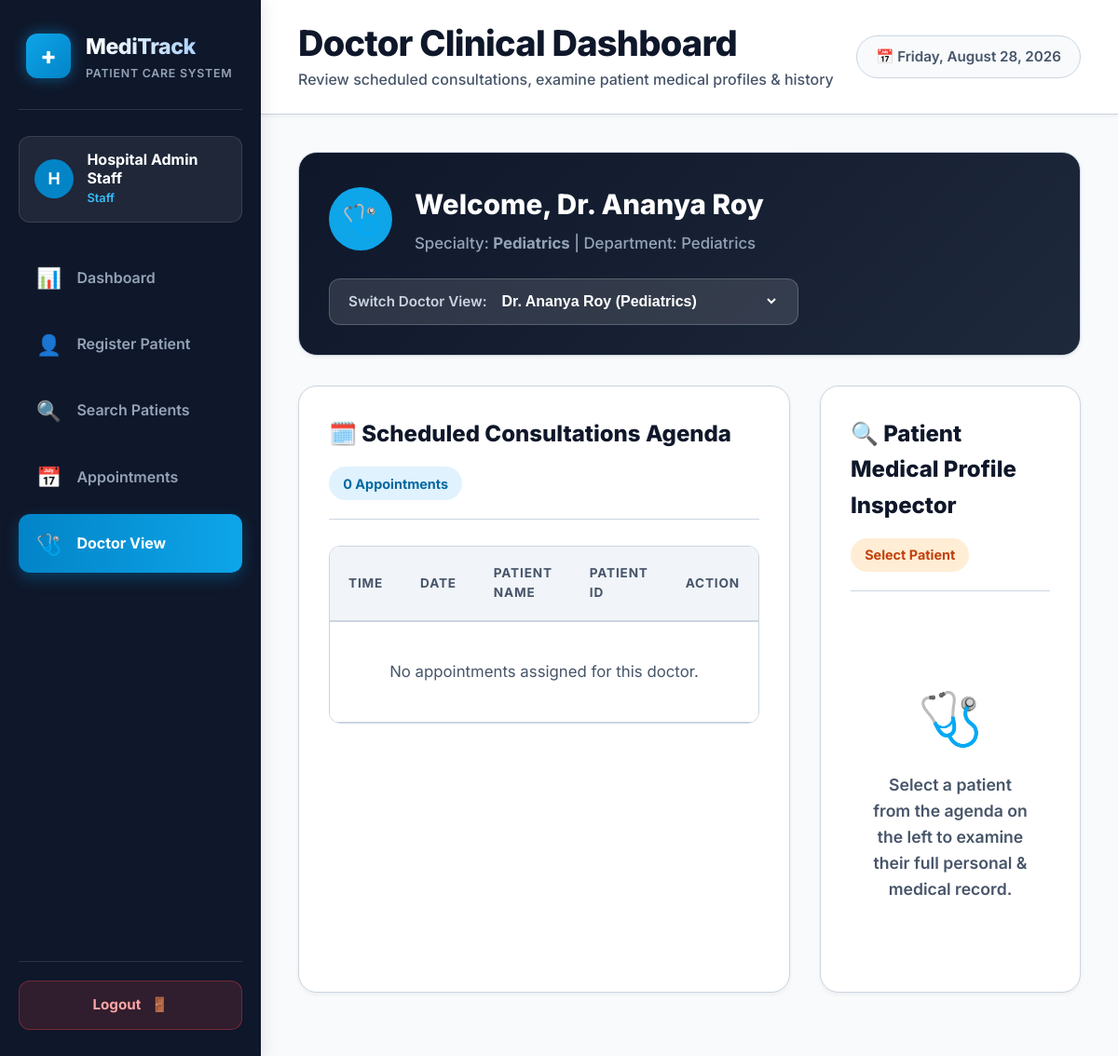
Screenshot of /doctor (signed in) with the database file from the repository.
### tables this page shows
CREATE TABLE doctors (
    doctor_id TEXT PRIMARY KEY, -- e.g. DOC001
    name TEXT NOT NULL,
    specialty TEXT NOT NULL,
    email TEXT NOT NULL,
    phone TEXT NOT NULL,
    department TEXT NOT NULL
);

### app.py (the view)
@app.route('/doctor')
@login_required
def doctor_view():
    conn = get_db()
    cursor = conn.cursor()
    cursor.execute("SELECT * FROM doctors ORDER BY name ASC;")
    all_doctors = cursor.fetchall()
    selected_doc_id = request.args.get('doctor_id')
    if not selected_doc_id:
        if session.get('user') and session['user']['role'] == 'doctor' and session['user']['associated_id']:
            selected_doc_id = session['user']['associated_id']
        elif all_doctors:
            selected_doc_id = all_doctors[0]['doctor_id']
    cursor.execute("SELECT * FROM doctors WHERE doctor_id = ?", (selected_doc_id,))
    current_doctor = cursor.fetchone()
    cursor.execute("""
        SELECT a.*, p.full_name as patient_name
        FROM appointments a
        JOIN patients p ON a.patient_id = p.patient_id
        WHERE a.doctor_id = ?
        ORDER BY a.appointment_date DESC, a.appointment_time ASC;
    """, (selected_doc_id,))
    doctor_appointments = cursor.fetchall()
    selected_patient = None
    patient_medical_profile = None
    selected_pat_id = request.args.get('patient_id')
    if not selected_pat_id and doctor_appointments:
        selected_pat_id = doctor_appointments[0]['patient_id']
    if selected_pat_id:
        cursor.execute("SELECT * FROM patients WHERE patient_id = ?", (selected_pat_id,))
        selected_patient = cursor.fetchone()
        cursor.execute("SELECT * FROM patient_profiles WHERE patient_id = ?", (selected_pat_id,))
        patient_medical_profile = cursor.fetchone()
    conn.close()
    return render_template(
        'doctor.html',
        all_doctors=all_doctors,
        current_doctor=current_doctor,
        selected_doc_id=selected_doc_id,
        doctor_appointments=doctor_appointments,
        selected_patient=selected_patient,
        patient_medical_profile=patient_medical_profile,
        active_page='doctor'
    )

### app.py (called while the page is built)
@app.context_processor
def inject_global_vars():
    today = date.today()
    return {
        'current_date_display': today.strftime('%A, %B %d, %Y'),
        'today_str': today.strftime('%Y-%m-%d')
    }

def login_required(f):
    from functools import wraps
    @wraps(f)
    def decorated_function(*args, **kwargs):
        if 'user' not in session:
            flash("Please log in to access MediTrack.", "info")
            return redirect(url_for('login'))
        return f(*args, **kwargs)
    return decorated_function

### database/db.py (called while the page is built)
def get_db():
    conn = sqlite3.connect(DB_PATH)
    conn.row_factory = sqlite3.Row
    conn.execute("PRAGMA foreign_keys = ON;")
    return conn

### templates/doctor.html (shortened to what this page needs)
{% extends "base.html" %}
{% block page_title %}Doctor Clinical Dashboard{% endblock %}
{% block page_subtitle %}Review scheduled consultations, examine patient medical profiles & history{% endblock %}
{% block content %}
<div class="card" style="background: linear-gradient(135deg, #0f172a, #1e293b); color:white; margin-bottom:2rem; padding:2rem;">
  <div style="display:flex; align-items:center; justify-content:space-between; flex-wrap:wrap; gap:1.5rem;">
    <div style="display:flex; align-items:center; gap:1.5rem;">
      <div style="width:68px; height:68px; background-color:var(--secondary); color:white; border-radius:var(--radius-full); display:flex; align-items:center; justify-content:center; font-size:2rem; font-weight:800; flex-shrink:0;">
        🩺
      </div>
      <div>
        <h2 style="font-size: clamp(1.5rem, 2.5vw, 1.85rem); font-weight:800; color:#fff;">Welcome, {{ current_doctor.name if current_doctor else 'Attending Physician' }}</h2>
        <p style="font-size:1.05rem; color:#94a3b8; margin-top:0.25rem; font-weight:500;">
          Specialty: <strong>{{ current_doctor.specialty if current_doctor else 'General Medicine' }}</strong> | Department: {{ current_doctor.department if current_doctor else 'Clinical Care' }}
        </p>
      </div>
    </div>
    <div style="display:flex; align-items:center; gap:0.75rem; background:rgba(255,255,255,0.12); padding:0.75rem 1.25rem; border-radius:var(--radius-md); border:1px solid rgba(255,255,255,0.2);">
      <span style="font-size:0.95rem; color:#cbd5e1; font-weight:600;">Switch Doctor View:</span>
      <select onchange="location.href='?doctor_id=' + this.value;" style="background:none; color:white; border:none; font-weight:700; font-size:1rem; cursor:pointer; outline:none;">
        {% for doc in all_doctors %}
        <option value="{{ doc.doctor_id }}" {% if selected_doc_id == doc.doctor_id %}selected{% endif %} style="color:black;">
          {{ doc.name }} ({{ doc.specialty }})
        </option>
        {% endfor %}
      </select>
    </div>
  </div>
</div>
<div class="profile-grid">
  <div class="card">
    <div class="card-header">
      <h3 class="card-title">🗓️ Scheduled Consultations Agenda</h3>
      <span class="badge badge-blue" style="font-size:0.9rem; padding:0.4rem 0.95rem;">{{ doctor_appointments | length }} Appointments</span>
    </div>
    <div class="table-responsive">
      <table class="data-table">
        <thead>
          <tr>
            <th>Time</th>
            <th>Date</th>
            <th>Patient Name</th>
            <th>Patient ID</th>
            <th>Action</th>
          </tr>
        </thead>
        <tbody>
          {% for appt in doctor_appointments %}
          <tr {% if selected_patient and selected_patient.patient_id == appt.patient_id %}style="background-color:#e0f2fe;"{% endif %}>
            <td><span class="badge badge-orange">{{ appt.appointment_time }}</span></td>
            <td><strong style="font-size:0.95rem;">{{ appt.appointment_date }}</strong></td>
            <td><strong>{{ appt.patient_name }}</strong></td>
            <td><span class="badge badge-blue">{{ appt.patient_id }}</span></td>
            <td>
              <a href="?doctor_id={{ selected_doc_id }}&patient_id={{ appt.patient_id }}" class="btn btn-primary" style="min-height:38px; padding:0.4rem 0.85rem; font-size:0.875rem;">
                Examine Record ➔
              </a>
            </td>
          </tr>
          {% else %}
          <tr>
            <td colspan="5" style="text-align:center; padding:2.5rem; color:var(--text-muted);">No appointments assigned for this doctor.</td>
          </tr>
          {% endfor %}
        </tbody>
      </table>
    </div>
  </div>
  <div class="card">
    <div class="card-header">
      <h3 class="card-title">🔍 Patient Medical Profile Inspector</h3>
      {% if selected_patient %}
      <span class="badge badge-green" style="font-size:0.9rem; padding:0.4rem 0.95rem;">{{ selected_patient.patient_id }} Selected</span>
      {% else %}
      <span class="badge badge-orange" style="font-size:0.9rem; padding:0.4rem 0.95rem;">Select Patient</span>
      {% endif %}
    </div>
    {% if selected_patient %}
    <div style="background-color:#f8fafc; border:1px solid var(--border-color); border-radius:var(--radius-md); padding:1.5rem; margin-bottom:1.5rem;">
      <div style="display:flex; justify-content:space-between; align-items:center; border-bottom:1px solid var(--border-color); padding-bottom:1rem; margin-bottom:1rem; flex-wrap:wrap; gap:1rem;">
        <div>
          <h4 style="font-size:1.35rem; font-weight:800; color:var(--text-main);">{{ selected_patient.full_name }}</h4>
          <span style="font-size:0.95rem; color:var(--text-muted); font-weight:600;">{{ selected_patient.age }} yrs • {{ selected_patient.gender }} • Date of Birth: {{ selected_patient.date_of_birth }}</span>
        </div>
        <a href="{{ url_for('patient_profile', patient_id=selected_patient.patient_id) }}" class="btn btn-secondary" style="min-height:42px; font-size:0.95rem;">Edit Profile</a>
      </div>
      <div class="form-grid" style="grid-template-columns: 1fr 1fr;">
        <div class="field-pair">
          <span class="field-label">Phone</span>
          <span class="field-value">{{ selected_patient.phone }}</span>
        </div>
        <div class="field-pair">
          <span class="field-label">Email</span>
          <span class="field-value">{{ selected_patient.email }}</span>
        </div>
      </div>
    </div>
    {% if patient_medical_profile %}
    <div style="display:flex; flex-direction:column; gap:1.1rem;">
      <div class="field-pair">
        <span class="field-label">Blood Group</span>
        <span class="field-value"><span class="badge badge-red" style="font-size:0.95rem;">{{ patient_medical_profile.blood_group }}</span></span>
      </div>
      <div class="field-pair" style="background:#fee2e2; padding:0.9rem 1.15rem; border-radius:var(--radius-md); border:1px solid #fca5a5;">
        <span class="field-label" style="color:#991b1b; font-weight:800;">⚠️ Known Allergies</span>
        <span class="field-value" style="color:#7f1d1d; font-weight:800; font-size:1.15rem;">{{ patient_medical_profile.allergies }}</span>
      </div>
      <div class="field-pair">
        <span class="field-label">Existing Chronic Diseases</span>
        <span class="field-value" style="font-weight:700;">{{ patient_medical_profile.existing_diseases }}</span>
      </div>
      <div class="field-pair">
        <span class="field-label">Previous Medical & Surgical History</span>
        <span class="field-value">{{ patient_medical_profile.medical_history }}</span>
      </div>
      <div class="field-pair">
        <span class="field-label">Current Medications & Dosage</span>
        <span class="field-value" style="color:var(--primary); font-weight:800; font-size:1.15rem;">{{ patient_medical_profile.current_medications }}</span>
      </div>
      <div class="field-pair">
        <span class="field-label">Emergency Contact Person</span>
        <span class="field-value">{{ patient_medical_profile.emergency_name }} ({{ patient_medical_profile.emergency_phone }})</span>
      </div>
      <div class="field-pair">
        <span class="field-label">Insurance Policy</span>
        <span class="field-value">{{ patient_medical_profile.insurance_details }}</span>
      </div>
    </div>
    {% else %}
    <div class="alert alert-info">
      No medical profile on record for {{ selected_patient.full_name }}.
    </div>
    {% endif %}
    {% else %}
    <div style="text-align:center; padding:4rem 1.5rem; color:var(--text-muted);">
      <div style="font-size:3.5rem; margin-bottom:0.75rem;">🩺</div>
      <p style="font-size:1.1rem; font-weight:600;">Select a patient from the agenda on the left to examine their full personal & medical record.</p>
    </div>
    {% endif %}
  </div>
</div>
{% endblock %}

### static/css/style.css (style rules this page uses)
:root { --primary: #0284c7; --primary-hover: #0369a1; --primary-light: #e0f2fe; --primary-dark: #0c4a6e; --secondary: #0ea5e9; --accent: #14b8a6; --bg-main: #f8fafc; --bg-card: #ffffff; --bg-sidebar: #0f172a; --text-main: #0f172a; --text-muted: #475569; --text-light: #94a3b8; --text-white: #ffffff; --border-color: #cbd5e1; --border-focus: #0284c7; --status-available-bg: #dcfce7; --status-available-text: #15803d; --status-available-border: #86efac; --status-booked-bg: #fee2e2; --status-booked-text: #b91c1c; --status-booked-border: #fca5a5; --shadow-sm: 0 2px 4px 0 rgb(0 0 0 / 0.05); --shadow-md: 0 6px 12px -2px rgb(0 0 0 / 0.08), 0 3px 6px -3px rgb(0 0 0 / 0.08); --shadow-lg: 0 12px 24px -4px rgb(0 0 0 / 0.12), 0 6px 12px -6px rgb(0 0 0 / 0.12); --radius-sm: 8px; --radius-md: 12px; --radius-lg: 20px; --radius-full: 9999px; --transition: all 0.2s ease-in-out; }
* { box-sizing: border-box; margin: 0; padding: 0; }
body { font-family: 'Inter', system-ui, -apple-system, sans-serif; background-color: var(--bg-main); color: var(--text-main); font-size: clamp(16px, 1.1vw, 18px); line-height: 1.6; min-height: 100vh; display: flex; -webkit-font-smoothing: antialiased; }
.card { background: var(--bg-card); border: 1px solid var(--border-color); border-radius: var(--radius-lg); padding: 2rem; box-shadow: var(--shadow-sm); transition: var(--transition); margin-bottom: 2rem; }
.card-header { display: flex; align-items: center; justify-content: space-between; padding-bottom: 1.25rem; border-bottom: 1px solid var(--border-color); margin-bottom: 1.75rem; flex-wrap: wrap; gap: 1rem; }
.card-title { font-size: clamp(20px, 2vw, 24px); font-weight: 800; color: var(--text-main); display: flex; align-items: center; gap: 0.65rem; }
.table-responsive { width: 100%; overflow-x: auto; border-radius: var(--radius-md); border: 1px solid var(--border-color); }
.data-table { width: 100%; border-collapse: collapse; text-align: left; font-size: 1.05rem; }
.data-table th { background-color: #f1f5f9; color: var(--text-muted); font-weight: 700; padding: 1.1rem 1.25rem; border-bottom: 2px solid var(--border-color); text-transform: uppercase; font-size: 0.85rem; letter-spacing: 0.06em; }
.data-table td { padding: 1.15rem 1.25rem; border-bottom: 1px solid var(--border-color); color: var(--text-main); background-color: white; vertical-align: middle; }
.badge { display: inline-flex; align-items: center; gap: 0.35rem; padding: 0.4rem 0.95rem; border-radius: var(--radius-full); font-size: 0.875rem; font-weight: 700; }
.badge-blue { background-color: #e0f2fe; color: #0369a1; }
.badge-orange { background-color: #ffedd5; color: #c2410c; }
.profile-grid { display: grid; grid-template-columns: 1fr 1fr; gap: 2rem; }

### rows the page displays
doctors: name "Dr. Ananya Roy", specialty "Pediatrics", department "Pediatrics"

### other values shown
{{ session['user']['full_name'][0] | upper }} "H"
{{ session['user']['full_name'] }} "Hospital Admin Staff"
{{ session['user']['role'] }} "Staff"
{{ doctor_appointments | length }} "0"
form field value "Dr. Ananya Roy (Pediatrics)"
